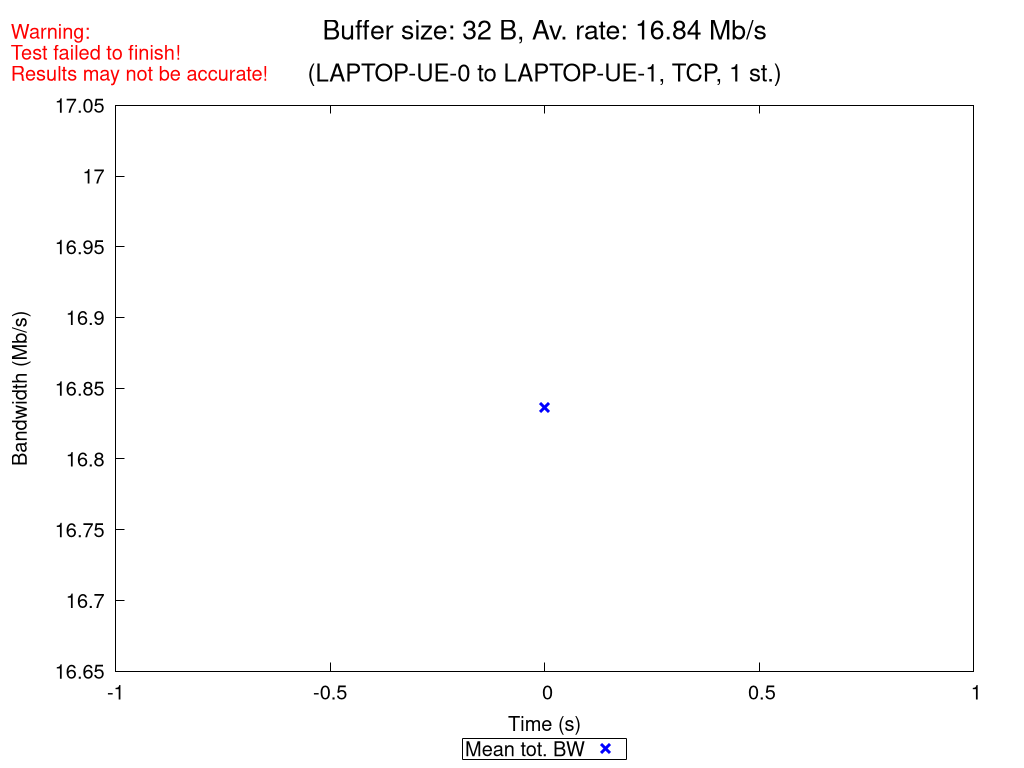

Write gnuplot code to recreate this figure.
set terminal pngcairo nocrop enhanced size 1024,768 font "Verdana,15"
set output "TCP_1_st_2020_10_18_08-18-25_one2two_00032B.png"

set title "{/=20 Buffer size: 32 B, Av. rate: 16.84 Mb/s}\n\n{/=18 (LAPTOP-UE-0 to LAPTOP-UE-1, TCP, 1 st.)}"
set label "Warning:\nTest failed to finish!\nResults may not be accurate!" at screen 0.01, screen 0.96 tc rgb "red"

set xlabel "Time (s)"
set ylabel "Bandwidth (Mb/s)"
set ytics nomirror
set key bmargin center horizontal box samplen 1 width -1
set bmargin 4.6
set rmargin 4.5

rf = 1000000.0  # rate factor
set style fill transparent solid 0.2 noborder
set autoscale xfix
plot "TCP_1_st_2020_10_18_08-18-25_one2two_00032B_iperf_processed.dat" using 1:($2/rf-$3/rf):($2/rf+$3/rf) with filledcurves lc rgb "blue" notitle, \
     "" using 1:($2/rf) with points pt 2 ps 1.5 lw 3 lc rgb "blue" title "Mean tot. BW", \
